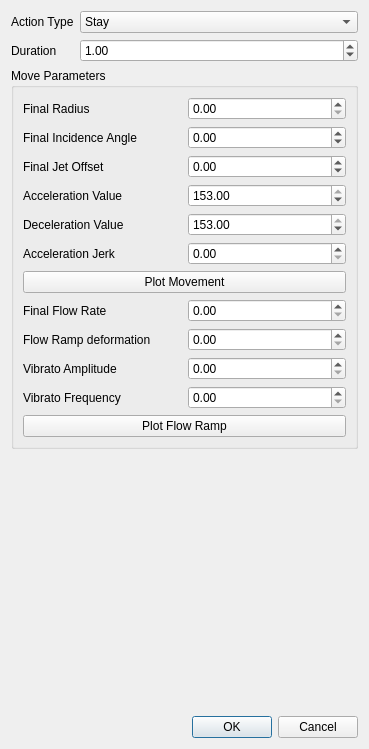
<?xml version="1.0" encoding="UTF-8"?>
<ui version="4.0">
 <class>Dialog</class>
 <widget class="QDialog" name="Dialog">
  <property name="geometry">
   <rect>
    <x>0</x>
    <y>0</y>
    <width>369</width>
    <height>749</height>
   </rect>
  </property>
  <property name="windowTitle">
   <string>Dialog</string>
  </property>
  <layout class="QGridLayout" name="gridLayout_2">
   <item row="2" column="0" colspan="2">
    <widget class="QGroupBox" name="moveParametersGroupBox">
     <property name="title">
      <string>Move Parameters</string>
     </property>
     <layout class="QGridLayout" name="gridLayout">
      <item row="9" column="1">
       <widget class="QDoubleSpinBox" name="deformationSpinBox">
        <property name="whatsThis">
         <string extracomment="If deformation is between 0 and 1, the flow "/>
        </property>
       </widget>
      </item>
      <item row="4" column="0">
       <widget class="QLabel" name="label_11">
        <property name="text">
         <string>Acceleration Value</string>
        </property>
       </widget>
      </item>
      <item row="10" column="1">
       <widget class="QDoubleSpinBox" name="vibratoAmplitudeSpinBox">
        <property name="whatsThis">
         <string extracomment="If deformation is between 0 and 1, the flow "/>
        </property>
       </widget>
      </item>
      <item row="12" column="0" colspan="2">
       <widget class="QPushButton" name="plotFlowRampButton">
        <property name="text">
         <string>Plot Flow Ramp</string>
        </property>
       </widget>
      </item>
      <item row="9" column="0">
       <widget class="QLabel" name="label_6">
        <property name="text">
         <string>Flow Ramp deformation</string>
        </property>
       </widget>
      </item>
      <item row="0" column="0">
       <widget class="QLabel" name="label">
        <property name="text">
         <string>Final Radius</string>
        </property>
       </widget>
      </item>
      <item row="1" column="1">
       <widget class="QDoubleSpinBox" name="thetaSpinBox">
        <property name="minimum">
         <double>-180.000000000000000</double>
        </property>
        <property name="maximum">
         <double>180.000000000000000</double>
        </property>
       </widget>
      </item>
      <item row="11" column="1">
       <widget class="QDoubleSpinBox" name="vibratoFrequencySpinBox">
        <property name="minimum">
         <double>0.000000000000000</double>
        </property>
        <property name="value">
         <double>0.000000000000000</double>
        </property>
       </widget>
      </item>
      <item row="11" column="0">
       <widget class="QLabel" name="label_8">
        <property name="text">
         <string>Vibrato Frequency</string>
        </property>
       </widget>
      </item>
      <item row="4" column="1">
       <widget class="QDoubleSpinBox" name="accelerationValueSpinBox">
        <property name="minimum">
         <double>1.000000000000000</double>
        </property>
        <property name="maximum">
         <double>153.000000000000000</double>
        </property>
        <property name="value">
         <double>153.000000000000000</double>
        </property>
       </widget>
      </item>
      <item row="10" column="0">
       <widget class="QLabel" name="label_9">
        <property name="text">
         <string>Vibrato Amplitude</string>
        </property>
       </widget>
      </item>
      <item row="8" column="0">
       <widget class="QLabel" name="label_4">
        <property name="text">
         <string>Final Flow Rate</string>
        </property>
       </widget>
      </item>
      <item row="0" column="1">
       <widget class="QDoubleSpinBox" name="radiusSpinBox">
        <property name="maximum">
         <double>150.000000000000000</double>
        </property>
       </widget>
      </item>
      <item row="1" column="0">
       <widget class="QLabel" name="label_2">
        <property name="text">
         <string>Final Incidence Angle</string>
        </property>
       </widget>
      </item>
      <item row="2" column="0">
       <widget class="QLabel" name="label_3">
        <property name="text">
         <string>Final Jet Offset</string>
        </property>
       </widget>
      </item>
      <item row="2" column="1">
       <widget class="QDoubleSpinBox" name="offsetSpinBox">
        <property name="minimum">
         <double>-100.000000000000000</double>
        </property>
        <property name="maximum">
         <double>100.000000000000000</double>
        </property>
       </widget>
      </item>
      <item row="6" column="0">
       <widget class="QLabel" name="label_10">
        <property name="text">
         <string>Acceleration Jerk</string>
        </property>
       </widget>
      </item>
      <item row="7" column="0" colspan="2">
       <widget class="QPushButton" name="plotMovementButton">
        <property name="text">
         <string>Plot Movement</string>
        </property>
       </widget>
      </item>
      <item row="6" column="1">
       <widget class="QDoubleSpinBox" name="jerkSpinBox"/>
      </item>
      <item row="5" column="0">
       <widget class="QLabel" name="label_12">
        <property name="text">
         <string>Deceleration Value</string>
        </property>
       </widget>
      </item>
      <item row="5" column="1">
       <widget class="QDoubleSpinBox" name="decelerationValueSpinBox">
        <property name="minimum">
         <double>1.000000000000000</double>
        </property>
        <property name="maximum">
         <double>153.000000000000000</double>
        </property>
        <property name="value">
         <double>153.000000000000000</double>
        </property>
       </widget>
      </item>
      <item row="8" column="1">
       <widget class="QDoubleSpinBox" name="flowSpinBox">
        <property name="maximum">
         <double>50.000000000000000</double>
        </property>
       </widget>
      </item>
     </layout>
    </widget>
   </item>
   <item row="1" column="1">
    <widget class="QDoubleSpinBox" name="durationSpinBox">
     <property name="minimum">
      <double>0.100000000000000</double>
     </property>
     <property name="value">
      <double>1.000000000000000</double>
     </property>
    </widget>
   </item>
   <item row="0" column="0">
    <widget class="QLabel" name="label_7">
     <property name="text">
      <string>Action Type</string>
     </property>
    </widget>
   </item>
   <item row="0" column="1">
    <widget class="QComboBox" name="typeComboBox">
     <property name="enabled">
      <bool>true</bool>
     </property>
     <item>
      <property name="text">
       <string>Stay</string>
      </property>
     </item>
     <item>
      <property name="text">
       <string>Move</string>
      </property>
     </item>
    </widget>
   </item>
   <item row="1" column="0">
    <widget class="QLabel" name="label_5">
     <property name="text">
      <string>Duration</string>
     </property>
    </widget>
   </item>
   <item row="4" column="1">
    <widget class="QDialogButtonBox" name="buttonBox">
     <property name="orientation">
      <enum>Qt::Horizontal</enum>
     </property>
     <property name="standardButtons">
      <set>QDialogButtonBox::Cancel|QDialogButtonBox::Ok</set>
     </property>
    </widget>
   </item>
   <item row="3" column="1">
    <spacer name="verticalSpacer">
     <property name="orientation">
      <enum>Qt::Vertical</enum>
     </property>
     <property name="sizeHint" stdset="0">
      <size>
       <width>20</width>
       <height>40</height>
      </size>
     </property>
    </spacer>
   </item>
  </layout>
 </widget>
 <resources/>
 <connections>
  <connection>
   <sender>buttonBox</sender>
   <signal>accepted()</signal>
   <receiver>Dialog</receiver>
   <slot>accept()</slot>
   <hints>
    <hint type="sourcelabel">
     <x>248</x>
     <y>254</y>
    </hint>
    <hint type="destinationlabel">
     <x>157</x>
     <y>274</y>
    </hint>
   </hints>
  </connection>
  <connection>
   <sender>buttonBox</sender>
   <signal>rejected()</signal>
   <receiver>Dialog</receiver>
   <slot>reject()</slot>
   <hints>
    <hint type="sourcelabel">
     <x>316</x>
     <y>260</y>
    </hint>
    <hint type="destinationlabel">
     <x>286</x>
     <y>274</y>
    </hint>
   </hints>
  </connection>
 </connections>
</ui>
